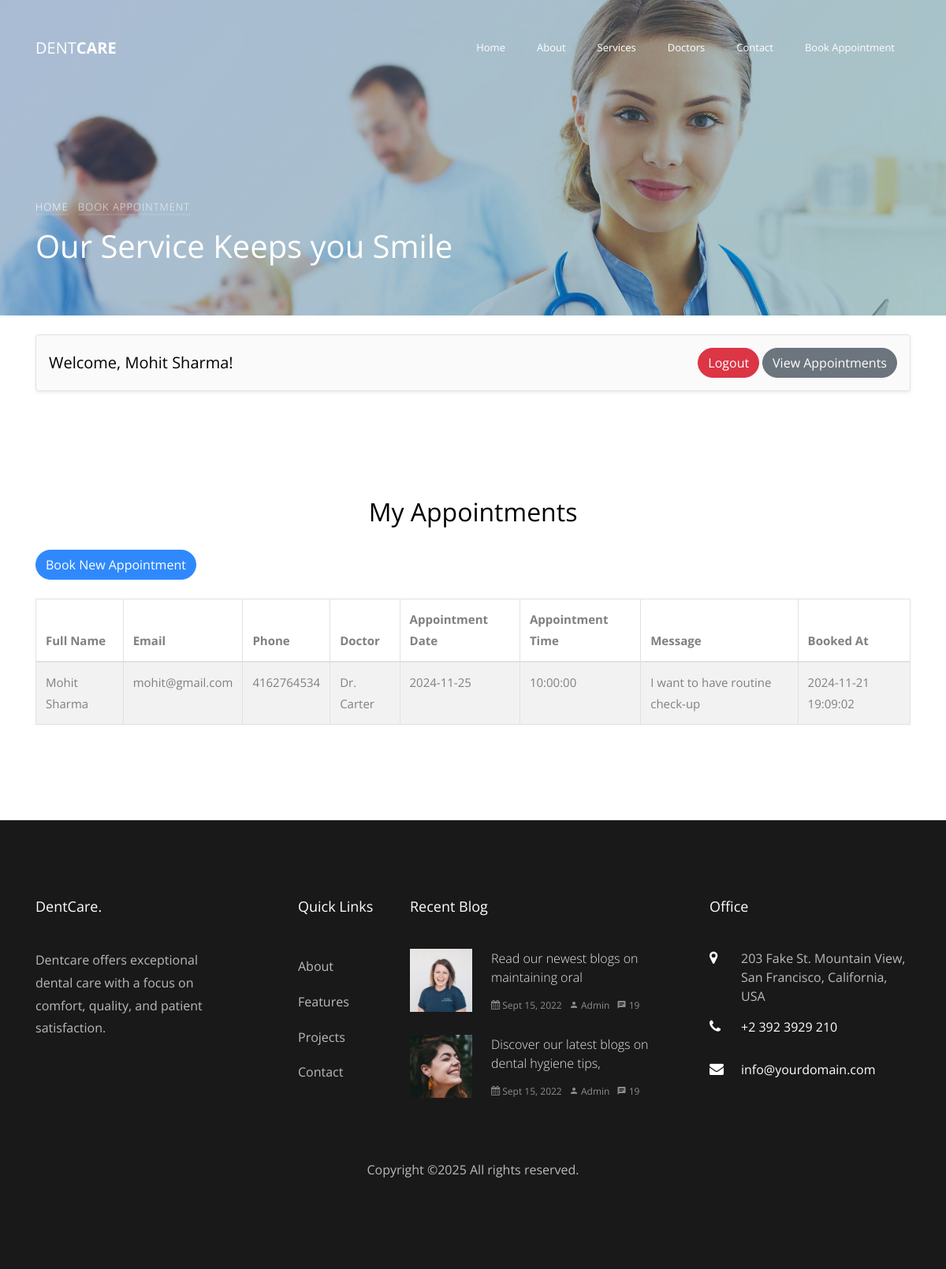
Screenshot of /appointments_list.php (signed in) with the database file from the repository.
### tables this page shows
CREATE TABLE `appointments` (
  `id` int(11) NOT NULL,
  `full_name` varchar(255) NOT NULL,
  `email` varchar(255) NOT NULL,
  `phone` varchar(15) NOT NULL,
  `doctor` varchar(255),
  `appointment_date` date NOT NULL,
  `appointment_time` time NOT NULL,
  `message` text NOT NULL,
  `created_at` timestamp NOT NULL DEFAULT current_timestamp(),
  `doctor_id` int(11) NOT NULL
);

### appointments_list.php (the view, shortened to what this page needs)
<?php
require('Assets/connection.php');
require('Assets/head.php');
require('Assets/navbar.php');
$query = "SELECT * FROM appointments WHERE email = ? ORDER BY appointment_date ASC, appointment_time ASC";
$stmt = $conn->prepare($query);
$email = $_SESSION['email'];
$stmt->bind_param('s', $email);
$stmt->execute();
$result = $stmt->get_result();
?>
<section class="home-slider owl-carousel">
    <div class="slider-item bread-item" style="background-image: url('Assets/images/bg_1.jpg');" data-stellar-background-ratio="0.5">
        <div class="overlay"></div>
        <div class="container" data-scrollax-parent="true">
            <div class="row slider-text align-items-end">
                <div class="col-md-7 col-sm-12 ftco-animate mb-5">
                    <p class="breadcrumbs" data-scrollax="properties: { translateY: '70%', opacity: 1.6 }"><span class="mr-2"><a href="index.php">Home</a></span> <span>Book appointment</span></p>
                    <h1 class="mb-3" data-scrollax="properties: { translateY: '70%', opacity: .9 }">Our Service Keeps you Smile</h1>
                </div>
            </div>
        </div>
    </div>
</section>
<?php
echo "<section class='ftco-section py-4'>
        <div class='container'>
            <div class='row'>
                <div class='col-12'>
                    <div class='d-flex justify-content-between align-items-center p-3 border rounded bg-light shadow-sm'>
                        <h5 class='mb-0'>Welcome, " . htmlspecialchars($_SESSION['username']) . "!</h5>
                        <div>
                            <a href='logout.php' class='btn btn-danger me-2'>Logout</a>
                            <a href='appointments_list.php' class='btn btn-secondary'>View Appointments</a>
                        </div>
                    </div>
                </div>
            </div>
        </div>
      </section>";
?>
<section class="ftco-section">
    <div class="container">
        <h2 class="mb-4 text-center">My Appointments</h2>
        <div class="mb-4 text-end">
            <a href="appointment.php" class="btn btn-primary">Book New Appointment</a>
        </div>
        <table class="table table-bordered table-striped">
            <thead>
                <tr>
                    <th>Full Name</th>
                    <th>Email</th>
                    <th>Phone</th>
                    <th>Doctor</th>
                    <th>Appointment Date</th>
                    <th>Appointment Time</th>
                    <th>Message</th>
                    <th>Booked At</th>
                </tr>
            </thead>
            <tbody>
                <?php if ($result->num_rows > 0): ?>
                    <?php while ($row = $result->fetch_assoc()): ?>
                        <tr>
                            <td><?php echo htmlspecialchars($row['full_name']); ?></td>
                            <td><?php echo htmlspecialchars($row['email']); ?></td>
                            <td><?php echo htmlspecialchars($row['phone']); ?></td>
                            <td><?php echo htmlspecialchars($row['doctor']); ?></td>
                            <td><?php echo htmlspecialchars($row['appointment_date']); ?></td>
                            <td><?php echo htmlspecialchars($row['appointment_time']); ?></td>
                            <td><?php echo htmlspecialchars($row['message']); ?></td>
                            <td><?php echo htmlspecialchars($row['created_at']); ?></td>
                        </tr>
                    <?php endwhile; ?>
                <?php else: ?>
                    <tr>
                        <td colspan="9" class="text-center">No appointments found</td>
                    </tr>
                <?php endif; ?>
            </tbody>
        </table>
    </div>
</section>
<?php
require('Assets/foot.php');
require('Assets/footer.php');
?>

### rows the page displays
appointments: full_name "Mohit Sharma", email "mohit@gmail.com", phone "4162764534", doctor "Dr. Carter", appointment_date "2024-11-25", appointment_time "10:00:00", message "I want to have routine check-up", created_at "2024-11-21 19:09:02"

### other values shown
$_SESSION['username'] "Mohit Sharma"
